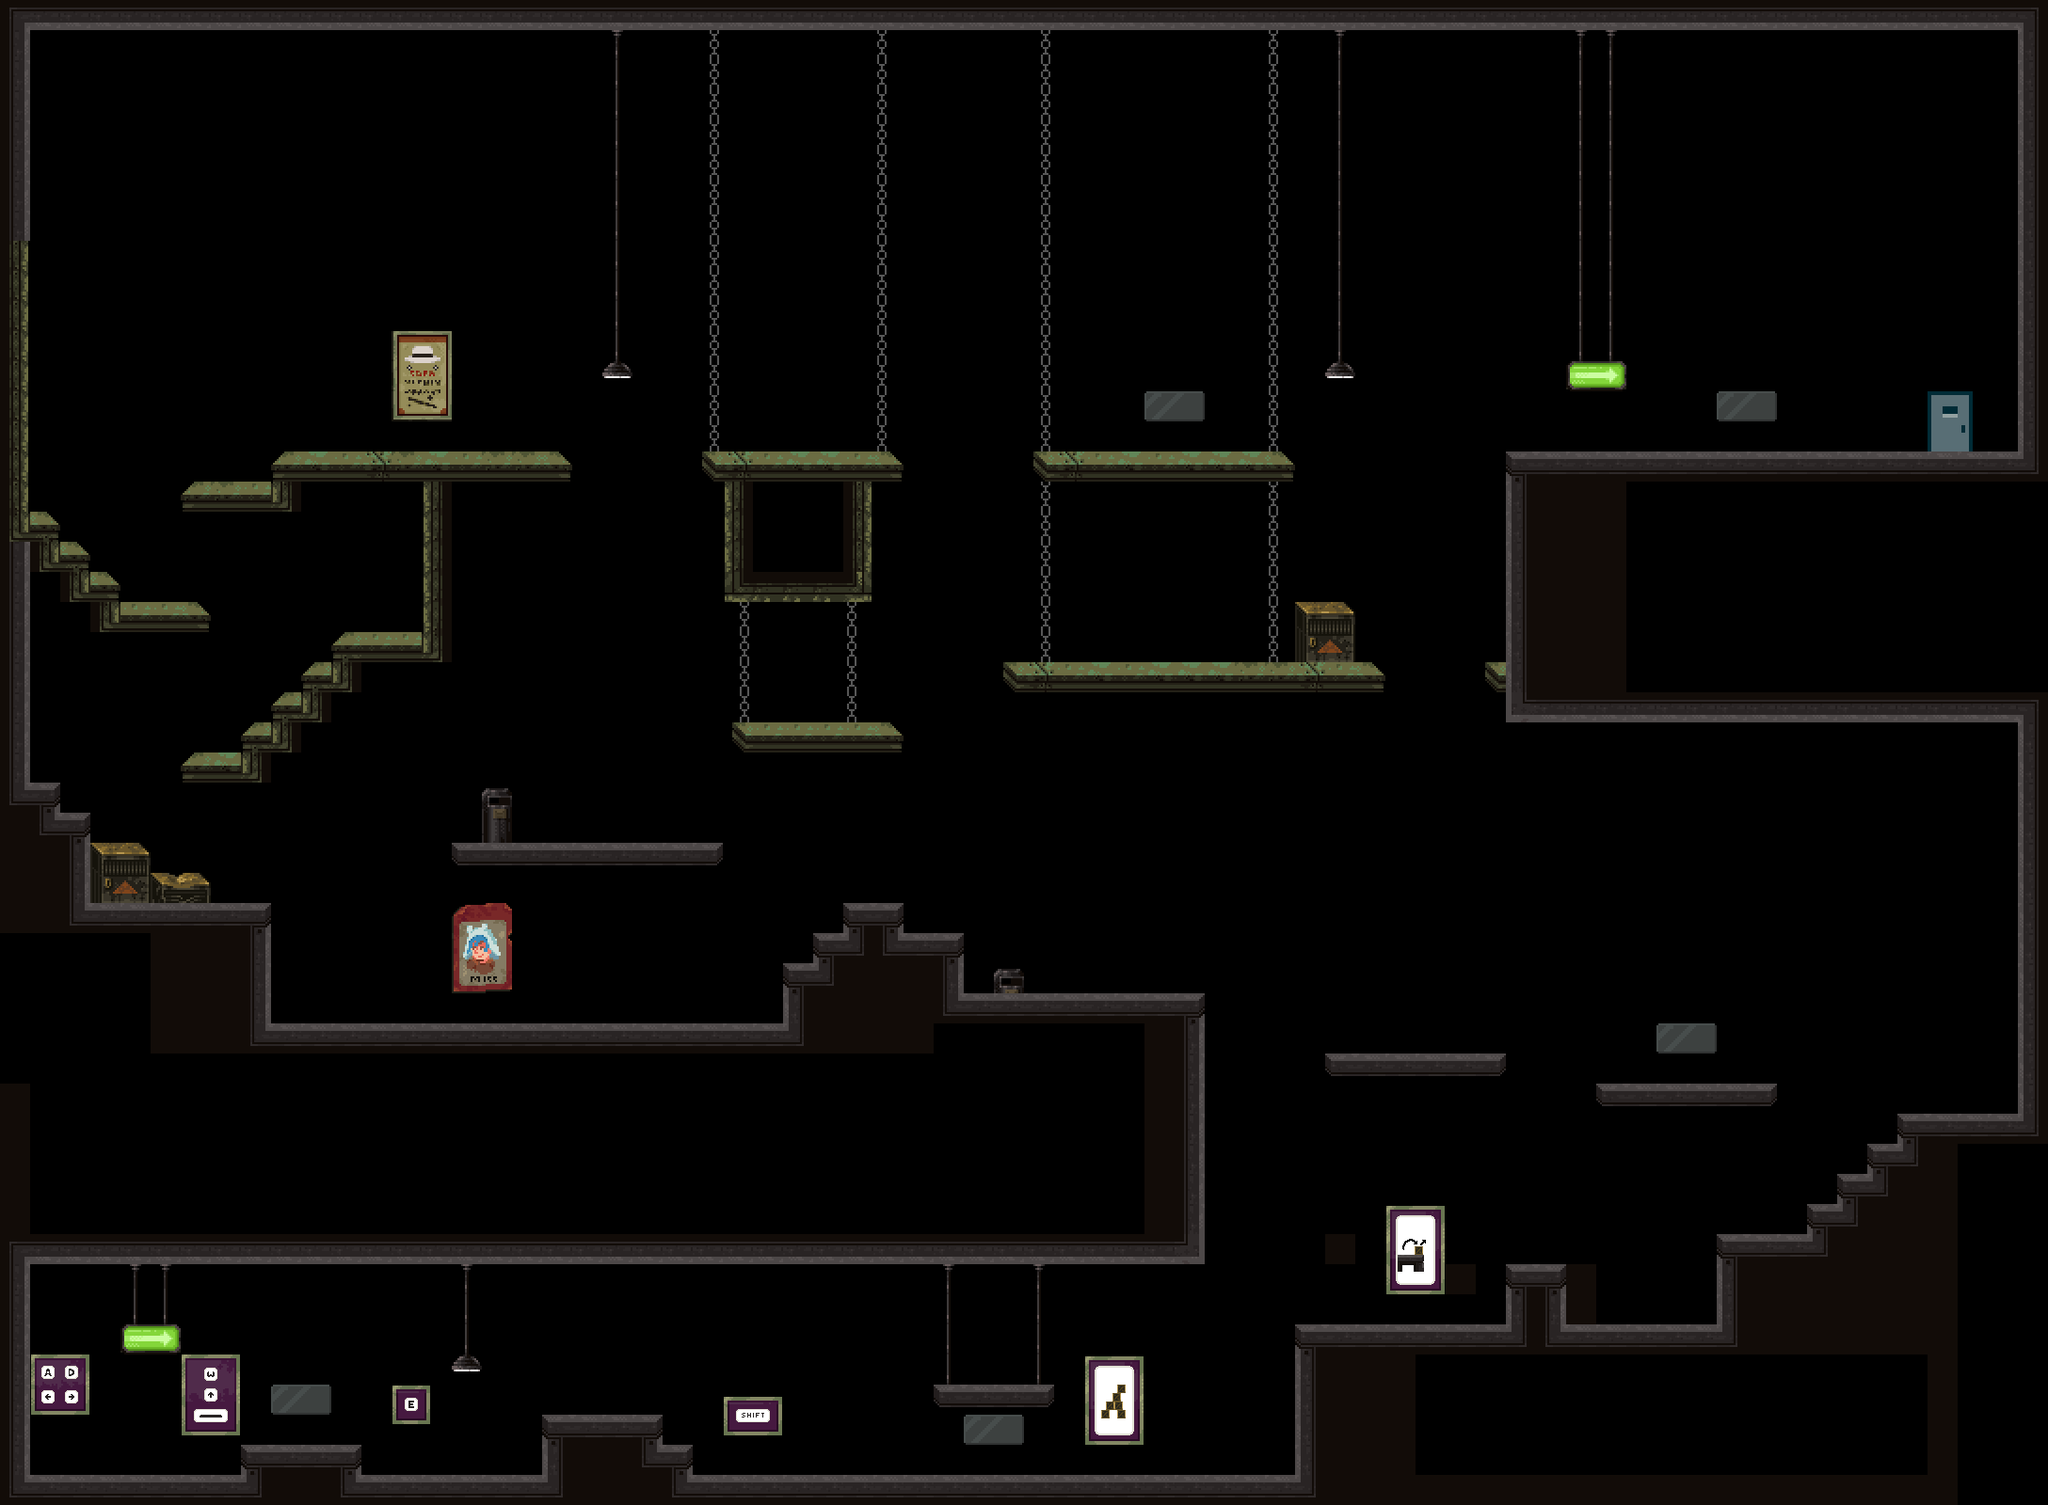

Rendered tile map (Tiled .tmx) drawn with the repository's tilesets; below, a short description and the map source with its tile grids summarised:
An orthogonal 68x50 tile map with 32x32 px tiles, 2 tile layers (Foreground, Decoration), 1 hidden layer not drawn and 33 objects (Door).

<map version="1.4" tiledversion="1.4.3" orientation="orthogonal" renderorder="right-down" width="68" height="50" tilewidth="32" tileheight="32" infinite="0" nextlayerid="12" nextobjectid="61">
 <editorsettings>
  <export target="Spaceship_big_test.json" format="json" />
 </editorsettings>
 <tileset firstgid="1" name="Spaceship_Tileset_big" tilewidth="32" tileheight="32" tilecount="625" columns="25">
  <image source="Subway_tiles_big.png" width="800" height="800" />
  <tile id="1">
   <properties>
    <property name="collides" type="bool" value="true" />
   </properties>
  </tile>
  <tile id="2">
   <properties>
    <property name="collides" type="bool" value="true" />
   </properties>
  </tile>
  <tile id="3">
   <properties>
    <property name="collides" type="bool" value="true" />
   </properties>
  </tile>
  <tile id="4">
   <properties>
    <property name="collides" type="bool" value="true" />
   </properties>
  </tile>
  <tile id="5">
   <properties>
    <property name="collides" type="bool" value="true" />
   </properties>
  </tile>
  <tile id="6">
   <properties>
    <property name="collides" type="bool" value="true" />
   </properties>
  </tile>
  <tile id="7">
   <properties>
    <property name="collides" type="bool" value="true" />
   </properties>
  </tile>
  <tile id="8">
   <properties>
    <property name="collides" type="bool" value="true" />
   </properties>
  </tile>
  <tile id="9">
   <properties>
    <property name="collides" type="bool" value="true" />
   </properties>
  </tile>
  <tile id="10">
   <properties>
    <property name="collides" type="bool" value="true" />
   </properties>
   <objectgroup draworder="index" id="3">
    <object id="2" x="0" y="0" width="30" height="32" />
   </objectgroup>
  </tile>
  <tile id="25">
   <properties>
    <property name="collides" type="bool" value="true" />
   </properties>
  </tile>
  <tile id="26">
   <properties>
    <property name="collides" type="bool" value="true" />
   </properties>
  </tile>
  <tile id="28">
   <properties>
    <property name="collides" type="bool" value="true" />
   </properties>
  </tile>
  <tile id="29">
   <properties>
    <property name="collides" type="bool" value="true" />
   </properties>
  </tile>
  <tile id="30">
   <properties>
    <property name="collides" type="bool" value="true" />
   </properties>
  </tile>
  <tile id="42">
   <properties>
    <property name="collides" type="bool" value="true" />
   </properties>
  </tile>
  <tile id="43">
   <properties>
    <property name="collides" type="bool" value="true" />
   </properties>
  </tile>
  <tile id="45">
   <properties>
    <property name="collides" type="bool" value="true" />
   </properties>
  </tile>
  <tile id="46">
   <properties>
    <property name="collides" type="bool" value="true" />
   </properties>
  </tile>
  <tile id="48">
   <properties>
    <property name="collides" type="bool" value="true" />
   </properties>
  </tile>
  <tile id="49">
   <properties>
    <property name="collides" type="bool" value="true" />
   </properties>
  </tile>
  <tile id="50">
   <properties>
    <property name="collides" type="bool" value="true" />
   </properties>
  </tile>
  <tile id="54">
   <properties>
    <property name="collides" type="bool" value="true" />
   </properties>
  </tile>
  <tile id="55">
   <properties>
    <property name="collides" type="bool" value="true" />
   </properties>
  </tile>
  <tile id="63">
   <properties>
    <property name="collides" type="bool" value="true" />
   </properties>
  </tile>
  <tile id="67">
   <properties>
    <property name="collides" type="bool" value="true" />
   </properties>
  </tile>
  <tile id="68">
   <properties>
    <property name="collides" type="bool" value="true" />
   </properties>
  </tile>
  <tile id="70">
   <properties>
    <property name="collides" type="bool" value="true" />
   </properties>
  </tile>
  <tile id="71">
   <properties>
    <property name="collides" type="bool" value="true" />
   </properties>
  </tile>
  <tile id="73">
   <properties>
    <property name="collides" type="bool" value="true" />
   </properties>
  </tile>
  <tile id="74">
   <properties>
    <property name="collides" type="bool" value="true" />
   </properties>
  </tile>
  <tile id="75">
   <properties>
    <property name="collides" type="bool" value="true" />
   </properties>
  </tile>
  <tile id="76">
   <properties>
    <property name="collides" type="bool" value="true" />
   </properties>
  </tile>
  <tile id="78">
   <properties>
    <property name="collides" type="bool" value="true" />
   </properties>
  </tile>
  <tile id="79">
   <properties>
    <property name="collides" type="bool" value="true" />
   </properties>
  </tile>
  <tile id="80">
   <properties>
    <property name="collides" type="bool" value="true" />
   </properties>
  </tile>
  <tile id="88">
   <properties>
    <property name="collides" type="bool" value="true" />
   </properties>
  </tile>
  <tile id="92">
   <properties>
    <property name="collides" type="bool" value="true" />
   </properties>
  </tile>
  <tile id="93">
   <properties>
    <property name="collides" type="bool" value="true" />
   </properties>
  </tile>
  <tile id="94">
   <properties>
    <property name="collides" type="bool" value="true" />
   </properties>
  </tile>
  <tile id="97">
   <properties>
    <property name="collides" type="bool" value="true" />
   </properties>
  </tile>
  <tile id="99">
   <properties>
    <property name="collides" type="bool" value="true" />
   </properties>
  </tile>
  <tile id="101">
   <properties>
    <property name="collides" type="bool" value="true" />
   </properties>
  </tile>
  <tile id="102">
   <properties>
    <property name="collides" type="bool" value="true" />
   </properties>
  </tile>
  <tile id="103">
   <properties>
    <property name="collides" type="bool" value="true" />
   </properties>
  </tile>
  <tile id="105">
   <properties>
    <property name="collides" type="bool" value="true" />
   </properties>
  </tile>
  <tile id="117">
   <properties>
    <property name="collides" type="bool" value="true" />
   </properties>
  </tile>
  <tile id="118">
   <properties>
    <property name="collides" type="bool" value="true" />
   </properties>
  </tile>
  <tile id="119">
   <properties>
    <property name="collides" type="bool" value="true" />
   </properties>
  </tile>
  <tile id="122">
   <properties>
    <property name="collides" type="bool" value="true" />
   </properties>
  </tile>
  <tile id="124">
   <properties>
    <property name="collides" type="bool" value="true" />
   </properties>
  </tile>
  <tile id="142">
   <properties>
    <property name="collides" type="bool" value="true" />
   </properties>
  </tile>
  <tile id="143">
   <properties>
    <property name="collides" type="bool" value="true" />
   </properties>
  </tile>
  <tile id="167">
   <properties>
    <property name="collides" type="bool" value="true" />
   </properties>
  </tile>
  <tile id="168">
   <properties>
    <property name="collides" type="bool" value="true" />
   </properties>
  </tile>
  <tile id="179">
   <properties>
    <property name="collides" type="bool" value="true" />
   </properties>
  </tile>
  <tile id="181">
   <properties>
    <property name="collides" type="bool" value="true" />
   </properties>
  </tile>
  <tile id="205">
   <properties>
    <property name="collides" type="bool" value="true" />
   </properties>
  </tile>
  <tile id="207">
   <properties>
    <property name="collides" type="bool" value="true" />
   </properties>
  </tile>
  <tile id="208">
   <properties>
    <property name="collides" type="bool" value="true" />
   </properties>
  </tile>
  <tile id="209">
   <properties>
    <property name="collides" type="bool" value="true" />
   </properties>
  </tile>
  <tile id="255">
   <properties>
    <property name="collides" type="bool" value="true" />
   </properties>
  </tile>
  <tile id="257">
   <properties>
    <property name="collides" type="bool" value="true" />
   </properties>
  </tile>
  <tile id="259">
   <properties>
    <property name="collides" type="bool" value="true" />
   </properties>
  </tile>
  <tile id="277">
   <properties>
    <property name="collides" type="bool" value="true" />
   </properties>
  </tile>
  <tile id="351">
   <properties>
    <property name="collides" type="bool" value="true" />
   </properties>
  </tile>
  <tile id="352">
   <properties>
    <property name="collides" type="bool" value="true" />
   </properties>
  </tile>
  <tile id="353">
   <properties>
    <property name="collides" type="bool" value="true" />
   </properties>
  </tile>
  <tile id="355">
   <properties>
    <property name="collides" type="bool" value="true" />
   </properties>
  </tile>
  <tile id="356">
   <properties>
    <property name="collides" type="bool" value="true" />
   </properties>
  </tile>
  <tile id="357">
   <properties>
    <property name="collides" type="bool" value="true" />
   </properties>
  </tile>
  <tile id="358">
   <properties>
    <property name="collides" type="bool" value="true" />
   </properties>
  </tile>
  <tile id="359">
   <properties>
    <property name="collides" type="bool" value="true" />
   </properties>
   <objectgroup draworder="index" id="2">
    <object id="1" x="0" y="0" width="32" height="32">
     <properties>
      <property name="collides" type="bool" value="true" />
     </properties>
    </object>
   </objectgroup>
  </tile>
  <tile id="360">
   <properties>
    <property name="collides" type="bool" value="true" />
   </properties>
  </tile>
  <tile id="375">
   <properties>
    <property name="collides" type="bool" value="true" />
   </properties>
  </tile>
  <tile id="376">
   <properties>
    <property name="collides" type="bool" value="true" />
   </properties>
  </tile>
  <tile id="377">
   <properties>
    <property name="name" value="box" />
    <property name="texture" value="box" />
    <property name="type" value="physics" />
   </properties>
  </tile>
  <tile id="378">
   <properties>
    <property name="collides" type="bool" value="true" />
   </properties>
  </tile>
  <tile id="379">
   <properties>
    <property name="collides" type="bool" value="true" />
   </properties>
  </tile>
  <tile id="380">
   <properties>
    <property name="collides" type="bool" value="true" />
   </properties>
  </tile>
  <tile id="381">
   <properties>
    <property name="collides" type="bool" value="true" />
   </properties>
  </tile>
  <tile id="382">
   <properties>
    <property name="collides" type="bool" value="true" />
   </properties>
  </tile>
  <tile id="383">
   <properties>
    <property name="collides" type="bool" value="true" />
   </properties>
   <objectgroup draworder="index" id="2">
    <object id="1" x="0" y="0" width="32" height="24" />
   </objectgroup>
  </tile>
  <tile id="384">
   <properties>
    <property name="collides" type="bool" value="true" />
   </properties>
   <objectgroup draworder="index" id="2">
    <object id="1" x="0" y="0" width="32" height="24" />
   </objectgroup>
  </tile>
  <tile id="385">
   <properties>
    <property name="collides" type="bool" value="true" />
   </properties>
   <objectgroup draworder="index" id="2">
    <object id="1" x="0" y="0" width="32" height="24" />
   </objectgroup>
  </tile>
  <tile id="400">
   <properties>
    <property name="collides" type="bool" value="true" />
   </properties>
  </tile>
  <tile id="401">
   <properties>
    <property name="type" value="player" />
   </properties>
  </tile>
  <tile id="404">
   <properties>
    <property name="collides" type="bool" value="true" />
   </properties>
  </tile>
  <tile id="405">
   <properties>
    <property name="collides" type="bool" value="true" />
   </properties>
  </tile>
  <tile id="406">
   <properties>
    <property name="collides" type="bool" value="true" />
   </properties>
  </tile>
  <tile id="407">
   <properties>
    <property name="collides" type="bool" value="true" />
   </properties>
  </tile>
  <tile id="425">
   <properties>
    <property name="collides" type="bool" value="true" />
   </properties>
  </tile>
  <tile id="426">
   <properties>
    <property name="collides" type="bool" value="true" />
   </properties>
  </tile>
  <tile id="428">
   <properties>
    <property name="collides" type="bool" value="true" />
   </properties>
  </tile>
  <tile id="429">
   <properties>
    <property name="collides" type="bool" value="true" />
   </properties>
  </tile>
  <tile id="430">
   <properties>
    <property name="collides" type="bool" value="true" />
   </properties>
  </tile>
  <tile id="432">
   <properties>
    <property name="collides" type="bool" value="true" />
   </properties>
  </tile>
  <tile id="451">
   <properties>
    <property name="collides" type="bool" value="true" />
   </properties>
  </tile>
  <tile id="452">
   <properties>
    <property name="collides" type="bool" value="true" />
   </properties>
  </tile>
  <tile id="453">
   <properties>
    <property name="collides" type="bool" value="true" />
   </properties>
  </tile>
  <tile id="454">
   <properties>
    <property name="collides" type="bool" value="true" />
   </properties>
  </tile>
  <tile id="455">
   <properties>
    <property name="collides" type="bool" value="true" />
   </properties>
   <objectgroup draworder="index" id="2">
    <object id="1" x="6" y="0" width="26" height="32" />
   </objectgroup>
  </tile>
  <tile id="456">
   <properties>
    <property name="collides" type="bool" value="true" />
   </properties>
  </tile>
  <tile id="457">
   <properties>
    <property name="collides" type="bool" value="true" />
   </properties>
  </tile>
  <tile id="475">
   <properties>
    <property name="collides" type="bool" value="true" />
   </properties>
  </tile>
  <tile id="477">
   <properties>
    <property name="collides" type="bool" value="true" />
   </properties>
  </tile>
  <tile id="479">
   <properties>
    <property name="collides" type="bool" value="true" />
   </properties>
  </tile>
  <tile id="480">
   <properties>
    <property name="collides" type="bool" value="true" />
   </properties>
   <objectgroup draworder="index" id="2">
    <object id="1" x="0" y="0">
     <polygon points="0,0 32,32 0,32" />
    </object>
   </objectgroup>
  </tile>
  <tile id="481">
   <properties>
    <property name="collides" type="bool" value="true" />
   </properties>
   <objectgroup draworder="index" id="2">
    <object id="1" x="0" y="32">
     <polygon points="0,0 32,-32 32,0" />
    </object>
   </objectgroup>
  </tile>
  <tile id="502">
   <properties>
    <property name="name" value="box" />
    <property name="texture" value="box" />
    <property name="type" value="physics" />
   </properties>
  </tile>
  <tile id="504">
   <properties>
    <property name="collides" type="bool" value="true" />
   </properties>
  </tile>
  <tile id="507">
   <properties>
    <property name="type" value="exit" />
   </properties>
  </tile>
 </tileset>
 <layer id="7" name="Background" width="68" height="50" visible="0">
  <data>[3400 cells, 3400 non-empty, 25 distinct tile ids]</data>
 </layer>
 <layer id="6" name="Foreground" width="68" height="50">
  <data>[3400 cells, 689 non-empty, 72 distinct tile ids]</data>
 </layer>
 <layer id="10" name="Decoration" width="68" height="50">
  <data>[3400 cells, 145 non-empty, 47 distinct tile ids]</data>
 </layer>
 <objectgroup id="9" name="ObjectLayer">
  <object id="22" gid="402" x="60" y="1532" width="32" height="32" />
  <object id="24" gid="503" x="480" y="1547" width="32" height="32" />
  <object id="25" gid="503" x="1037" y="1456" width="32" height="32" />
  <object id="26" gid="503" x="863" y="1555" width="32" height="32" />
  <object id="27" gid="503" x="863" y="1521" width="32" height="32" />
  <object id="28" gid="503" x="898" y="1555" width="32" height="32" />
  <object id="29" gid="503" x="1036" y="1407" width="32" height="32" />
  <object id="30" gid="503" x="1415" y="1347" width="32" height="32" />
  <object id="31" gid="503" x="1532" y="1377" width="32" height="32" />
  <object id="32" gid="503" x="735" y="869" width="32" height="32" />
  <object id="33" gid="503" x="289" y="1085" width="32" height="32" />
  <object id="34" gid="503" x="323" y="1085" width="32" height="32" />
  <object id="35" gid="503" x="309" y="1051" width="32" height="32" />
  <object id="37" gid="503" x="1525" y="1091" width="32" height="32" />
  <object id="38" gid="503" x="1225" y="694" width="32" height="32" />
  <object id="39" gid="503" x="1151" y="470" width="32" height="32" />
  <object id="40" gid="503" x="1224" y="468" width="32" height="32" />
  <object id="41" gid="503" x="1294" y="465" width="32" height="32" />
  <object id="49" gid="503" x="356" y="476" width="32" height="32" />
  <object id="55" gid="503" x="1327" y="1565" width="32" height="32" />
  <object id="57" gid="503" x="833" y="762" width="32" height="32" />
  <object id="58" gid="503" x="550" y="890" width="32" height="32" />
  <object id="59" gid="503" x="837" y="463" width="32" height="32" />
  <object id="60" gid="503" x="1223" y="417" width="32" height="32" />
 </objectgroup>
 <objectgroup id="11" name="Sensors">
  <object id="54" name="Door" x="2049" y="416" width="46" height="66" />
 </objectgroup>
</map>
